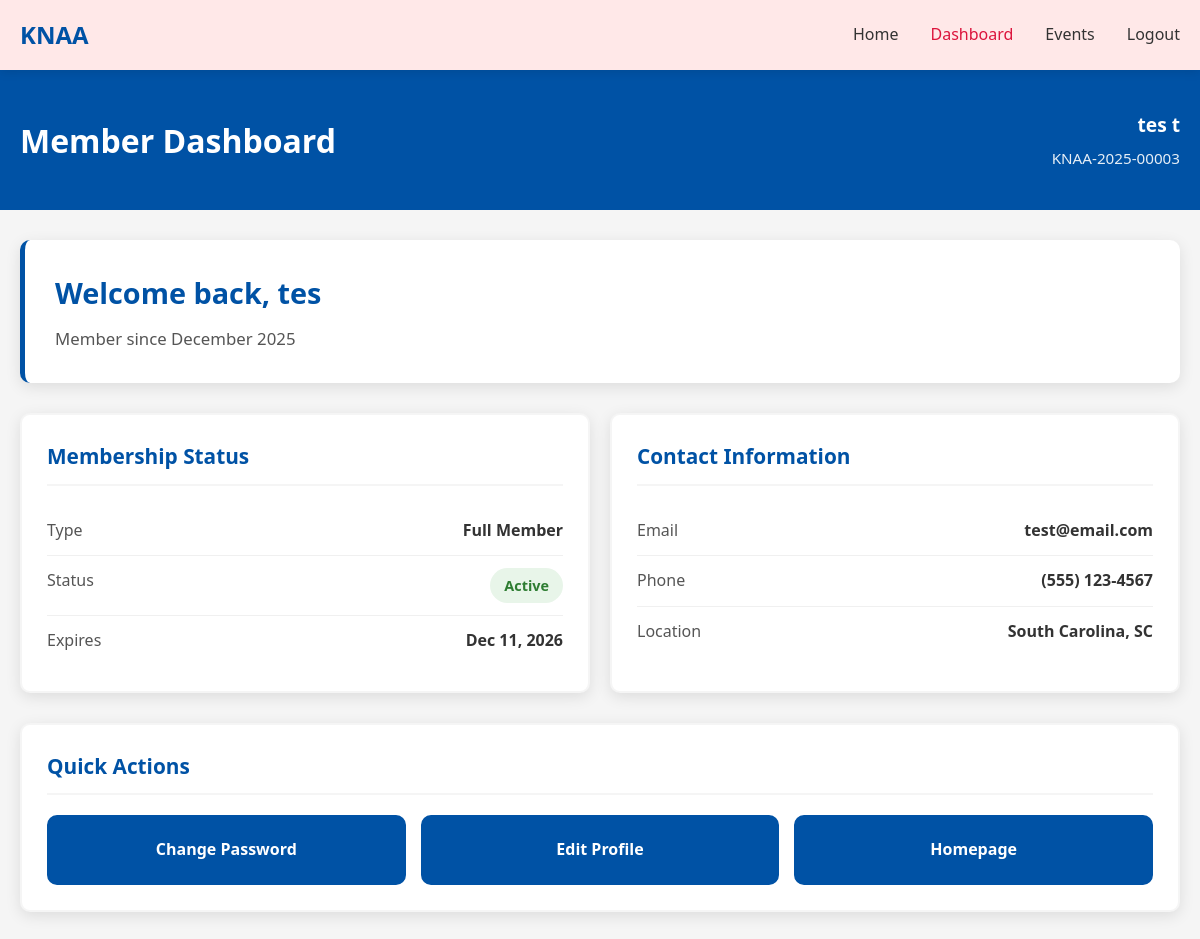
Page /dashboard.php (signed in) on the committed database.
### tables this page shows
CREATE TABLE `members` (
  `member_id` varchar(20) NOT NULL,
  `membership_type_id` int DEFAULT NULL,
  `first_name` varchar(100) NOT NULL,
  `last_name` varchar(100) NOT NULL,
  `email` varchar(150) NOT NULL,
  `phone` varchar(20) DEFAULT NULL,
  `street_address` varchar(200) DEFAULT NULL,
  `city` varchar(100) DEFAULT NULL,
  `state` varchar(2) DEFAULT NULL COMMENT 'Two-letter state code',
  `zip_code` varchar(10) DEFAULT NULL,
  `password_hash` varchar(255) NOT NULL COMMENT 'Hashed password',
  `member_since` date NOT NULL,
  `membership_expiration_date` date DEFAULT NULL,
  `email_notifications_enabled` tinyint(1) DEFAULT '1',
  `reminder_days_before_expiry` int DEFAULT '30' COMMENT 'Days before expiry to send reminder',
  `is_active` tinyint(1) DEFAULT '1',
  `created_at` timestamp NULL DEFAULT (now()),
  `updated_at` timestamp NULL DEFAULT (now())
);

CREATE TABLE `membership_types` (
  `type_id` int NOT NULL,
  `type_name` varchar(50) NOT NULL COMMENT 'Full Member, Student Member, Premium, etc',
  `description` text,
  `annual_fee` decimal(10,2) DEFAULT NULL,
  `is_active` tinyint(1) DEFAULT '1',
  `created_at` timestamp NULL DEFAULT (now())
);

### src/dashboard.php (the view, shortened to what this page needs)
<?php
$conn = getDBConnection();
$stmt = $conn->prepare("
    SELECT
        m.*,
        mt.type_name,
        mt.annual_fee
    FROM members m
    LEFT JOIN membership_types mt ON m.membership_type_id = mt.type_id
    WHERE m.member_id = ?
");
$stmt->bind_param("s", $_SESSION['member_id']);
$stmt->execute();
$member = $stmt->get_result()->fetch_assoc();
$is_expired = false;
$days_until_expiry = null;
if ($member['membership_expiration_date']) {
    $expiry_date = new DateTime($member['membership_expiration_date']);
    $today = new DateTime();
    $interval = $today->diff($expiry_date);
    $days_until_expiry = (int)$interval->format('%r%a');
    $is_expired = $days_until_expiry < 0;
}
?>
<!DOCTYPE html>
<html lang="en">
<head>
</head>
<body>
    <nav class="navbar">
        <div class="nav-container">
            <div class="logo">KNAA</div>
            <ul class="nav-menu">
                <li><a href="index.php">Home</a></li>
                <li><a href="dashboard.php" class="active">Dashboard</a></li>
                <li><a href="events.php">Events</a></li>
                <li><a href="logout.php">Logout</a></li>
            </ul>
        </div>
    </nav>
    <div class="header">
        <div class="header-content">
            <h1>Member Dashboard</h1>
            <div class="user-info">
                <div class="name"><?php echo htmlspecialchars($member['first_name'] . ' ' . $member['last_name']); ?></div>
                <div class="member-id"><?php echo htmlspecialchars($member['member_id']); ?></div>
            </div>
        </div>
    </div>
    <div class="container">
        <div class="welcome-section">
            <h2>Welcome back, <?php echo htmlspecialchars($member['first_name']); ?></h2>
            <p>Member since <?php echo date('F Y', strtotime($member['member_since'])); ?></p>
        </div>
        <div class="status-cards">
            <div class="card">
                <h3>Membership Status</h3>
                <div class="info-row">
                    <span class="info-label">Type</span>
                    <span class="info-value"><?php echo htmlspecialchars($member['type_name']); ?> Member</span>
                </div>
                <div class="info-row">
                    <span class="info-label">Status</span>
                    <span class="info-value">
                        <?php if ($is_expired): ?>
                            <span class="status-badge status-expired">Expired</span>
                        <?php elseif ($days_until_expiry !== null && $days_until_expiry <= 30): ?>
                            <span class="status-badge status-expiring">Expiring Soon</span>
                        <?php else: ?>
                            <span class="status-badge status-active">Active</span>
                        <?php endif; ?>
                    </span>
                </div>
                <div class="info-row">
                    <span class="info-label">Expires</span>
                    <span class="info-value">
                        <?php
                        echo $member['membership_expiration_date']
                            ? date('M j, Y', strtotime($member['membership_expiration_date']))
                            : 'Not Set';
                        ?>
                    </span>
                </div>
            </div>
            <div class="card">
                <h3>Contact Information</h3>
                <div class="info-row">
                    <span class="info-label">Email</span>
                    <span class="info-value"><?php echo htmlspecialchars($member['email']); ?></span>
                </div>
                <div class="info-row">
                    <span class="info-label">Phone</span>
                    <span class="info-value"><?php echo htmlspecialchars($member['phone'] ?: 'Not provided'); ?></span>
                </div>
                <div class="info-row">
                    <span class="info-label">Location</span>
                    <span class="info-value">
                        <?php
                        if ($member['city'] && $member['state']) {
                            echo htmlspecialchars($member['city'] . ', ' . $member['state']);
                        } else {
                            echo 'Not provided';
                        }
                        ?>
                    </span>
                </div>
            </div>
        </div>
        <div class="card">
            <h3>Quick Actions</h3>
            <div class="quick-links">
                <a href="change_password.php" class="quick-link">Change Password</a>
                <a href="edit_profile.php" class="quick-link">Edit Profile</a>
                <a href="index.php" class="quick-link">Homepage</a>
            </div>
        </div>
    </div>
</body>
</html>

### src/dashboard.php (style rules this page uses)
* { margin: 0; padding: 0; box-sizing: border-box; }
:root { --primary-blue: #0052A5; --primary-red: #DC143C; --white: #FFFFFF; --light-gray: #F5F5F5; --dark-gray: #333333; --text-gray: #555555; }
body { font-family: 'Segoe UI', Tahoma, Geneva, Verdana, sans-serif; background-color: var(--light-gray); line-height: 1.6; }
.navbar { background: #ffe8e8; box-shadow: 0 2px 10px rgba(0,0,0,0.1); position: sticky; top: 0; z-index: 1000; }
.nav-container { max-width: 1200px; margin: 0 auto; display: flex; justify-content: space-between; align-items: center; padding: 1rem 20px; }
.logo { font-size: 24px; font-weight: bold; color: var(--primary-blue); }
.nav-menu { display: flex; list-style: none; gap: 2rem; align-items: center; }
.nav-menu a { text-decoration: none; color: var(--dark-gray); font-weight: 500; transition: color 0.3s; padding: 0.5rem 0; }
.nav-menu a:hover, .nav-menu a.active { color: var(--primary-red); }
.header { background: var(--primary-blue); color: white; padding: 40px 0; }
.header-content { max-width: 1200px; margin: 0 auto; padding: 0 20px; display: flex; justify-content: space-between; align-items: center; }
.header h1 { font-size: 2em; }
.user-info { text-align: right; }
.user-info .name { font-weight: 600; font-size: 1.2em; margin-bottom: 5px; }
.user-info .member-id { font-size: 0.95em; opacity: 0.9; }
.container { max-width: 1200px; margin: 30px auto; padding: 0 20px; }
.welcome-section { background: white; padding: 30px; border-radius: 10px; box-shadow: 0 4px 15px rgba(0,0,0,0.1); margin-bottom: 30px; border-left: 5px solid var(--primary-blue); }
.welcome-section h2 { color: var(--primary-blue); margin-bottom: 10px; font-size: 1.8em; }
.welcome-section p { color: var(--text-gray); font-size: 1.05em; }
.status-cards { display: grid; grid-template-columns: repeat(auto-fit, minmax(300px, 1fr)); gap: 20px; margin-bottom: 30px; }
.card { background: white; padding: 25px; border-radius: 10px; box-shadow: 0 4px 15px rgba(0,0,0,0.1); border: 2px solid var(--light-gray); transition: all 0.3s; }
.card h3 { color: var(--primary-blue); margin-bottom: 20px; font-size: 1.3em; padding-bottom: 10px; border-bottom: 2px solid var(--light-gray); }
.info-row { display: flex; justify-content: space-between; padding: 12px 0; border-bottom: 1px solid #f0f0f0; }
.info-row:last-child { border-bottom: none; }
.info-label { color: var(--text-gray); font-weight: 500; }
.info-value { color: var(--dark-gray); font-weight: 600; }
.status-badge { display: inline-block; padding: 6px 14px; border-radius: 20px; font-size: 0.9em; font-weight: 600; }
.status-active { background-color: #e8f5e9; color: #2e7d32; }
.quick-links { display: grid; grid-template-columns: repeat(auto-fit, minmax(200px, 1fr)); gap: 15px; }
.quick-link { display: block; padding: 20px; background: var(--primary-blue); color: white; text-decoration: none; border-radius: 10px; text-align: center; font-weight: 600; transition: all 0.3s; border: 2px solid var(--primary-blue); }

### rows in the picture
members: first_name+last_name "tes t", member_id "KNAA-2025-00003", first_name "tes", member_since "December 2025", membership_type.type_name "Full", membership_expiration_date "Dec 11, 2026", email "test@email.com", phone "(555) 123-4567", city+state "South Carolina, SC"
